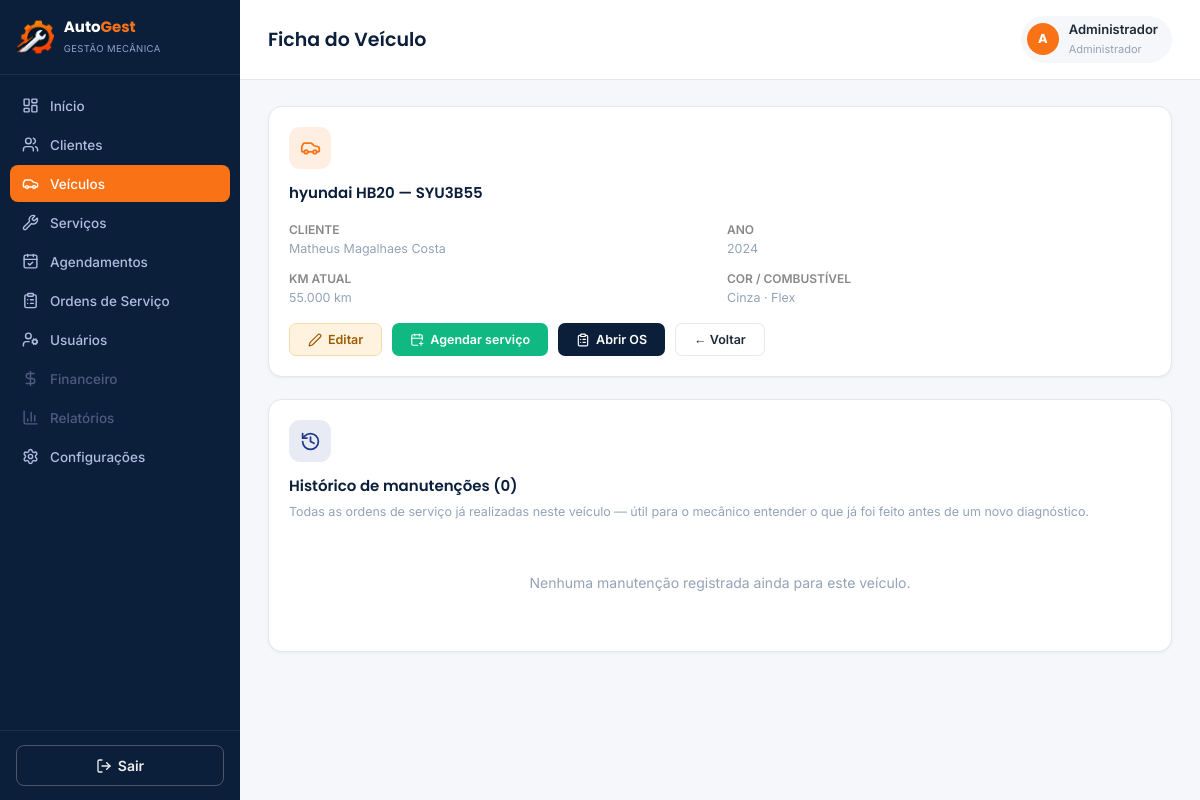
The app's page /veiculo_ver.php?id=1 (signed in) with its own data.
### tables this page shows
CREATE TABLE veiculos (
    id INTEGER PRIMARY KEY AUTOINCREMENT,
    cliente_id INTEGER NOT NULL,
    placa VARCHAR(8) NOT NULL,
    marca VARCHAR(60),
    modelo VARCHAR(60) NOT NULL,
    ano VARCHAR(4),
    km INTEGER DEFAULT 0,
    cor VARCHAR(40),
    combustivel VARCHAR(20) DEFAULT 'flex' CHECK (combustivel IN ('flex','gasolina','etanol','diesel','hibrido','eletrico')),
    criado_em TIMESTAMP DEFAULT CURRENT_TIMESTAMP,
    FOREIGN KEY (cliente_id) REFERENCES clientes(id) ON DELETE CASCADE
);

CREATE TABLE clientes (
    id INTEGER PRIMARY KEY AUTOINCREMENT,
    nome VARCHAR(150) NOT NULL,
    cpf_cnpj VARCHAR(20),
    telefone VARCHAR(20) NOT NULL,
    email VARCHAR(150),
    endereco VARCHAR(200),
    criado_em TIMESTAMP DEFAULT CURRENT_TIMESTAMP
);

### includes/repo.php (called while the page is built, shortened)
<?php
function buscarVeiculo(int $id)
{
    $pdo = Database::getConnection();
    $stmt = $pdo->prepare('SELECT v.*, c.nome AS cliente_nome FROM veiculos v JOIN clientes c ON c.id = v.cliente_id WHERE v.id = ?');
    $stmt->execute([$id]);
    return $stmt->fetch();
}
function baseSelectOS(): string
{
    return "SELECT os.*, c.nome AS cliente_nome, c.telefone AS cliente_telefone,
                   v.marca, v.modelo AS veiculo_modelo, v.placa AS veiculo_placa,
                   m.nome AS mecanico_nome
            FROM ordens_servico os
            JOIN clientes c ON c.id = os.cliente_id
            JOIN veiculos v ON v.id = os.veiculo_id
            LEFT JOIN usuarios m ON m.id = os.mecanico_id";
}
function listarOS(array $filtros = []): array
{
    $pdo = Database::getConnection();
    $sql = baseSelectOS();
    $cond = [];
    $params = [];
    if (!empty($filtros['veiculo_id']))  { $cond[] = 'os.veiculo_id = ?'; $params[] = $filtros['veiculo_id']; }
    if ($cond) $sql .= ' WHERE ' . implode(' AND ', $cond);
    $sql .= ' ORDER BY os.id DESC';
    $stmt = $pdo->prepare($sql);
    $stmt->execute($params);
    return $stmt->fetchAll();
}
function historicoOSDoVeiculo(int $veiculoId): array
{
    return listarOS(['veiculo_id' => $veiculoId]);
}

### veiculo_ver.php (the view, shortened to what this page needs)
<?php
require_once __DIR__ . '/includes/repo.php';
$id = (int) ($_GET['id'] ?? 0);
$veiculo = buscarVeiculo($id);
$historico = historicoOSDoVeiculo($id);
require __DIR__ . '/includes/header.php';
?>
<div class="cards-grid" style="grid-template-columns: 1fr; gap: 22px;">
    <div class="card">
        <div class="card-icon-wrap laranja"><i data-lucide="car"></i></div>
        <h3><?= htmlspecialchars($veiculo['marca'] ?: '') ?> <?= htmlspecialchars($veiculo['modelo']) ?> — <?= htmlspecialchars($veiculo['placa']) ?></h3>
        <div class="form-row" style="margin-top:14px;">
            <div><strong style="font-size:12px; color:#888;">CLIENTE</strong><p style="margin:2px 0 0;"><a href="cliente_ver.php?id=<?= $veiculo['cliente_id'] ?>"><?= htmlspecialchars($veiculo['cliente_nome']) ?></a></p></div>
            <div><strong style="font-size:12px; color:#888;">ANO</strong><p style="margin:2px 0 0;"><?= htmlspecialchars($veiculo['ano'] ?: '—') ?></p></div>
        </div>
        <div class="form-row" style="margin-top:8px;">
            <div><strong style="font-size:12px; color:#888;">KM ATUAL</strong><p style="margin:2px 0 0;"><?= number_format((int) $veiculo['km'], 0, ',', '.') ?> km</p></div>
            <div><strong style="font-size:12px; color:#888;">COR / COMBUSTÍVEL</strong><p style="margin:2px 0 0;"><?= htmlspecialchars($veiculo['cor'] ?: '—') ?> · <?= COMBUSTIVEIS[$veiculo['combustivel']] ?? $veiculo['combustivel'] ?></p></div>
        </div>
        <div style="margin-top:16px; display:flex; gap:10px; flex-wrap:wrap;">
            <?php if (in_array($_SESSION['user_perfil'], ['administrador', 'recepcionista'], true)): ?>
                <a href="veiculo_form.php?id=<?= $veiculo['id'] ?>" class="btn btn-yellow btn-sm" style="padding:8px 18px;"><i data-lucide="edit-2" class="icon"></i> Editar</a>
                <a href="agendamento_form.php?cliente_id=<?= $veiculo['cliente_id'] ?>&veiculo_id=<?= $veiculo['id'] ?>" class="btn btn-success btn-sm" style="padding:8px 18px;"><i data-lucide="calendar-plus" class="icon"></i> Agendar serviço</a>
                <a href="os_form.php?veiculo_id=<?= $veiculo['id'] ?>" class="btn btn-secondary btn-sm" style="padding:8px 18px;"><i data-lucide="clipboard-list" class="icon"></i> Abrir OS</a>
            <?php endif; ?>
            <a href="veiculos.php" class="btn btn-outline btn-sm" style="padding:8px 18px;">← Voltar</a>
        </div>
    </div>
    <div class="card">
        <div class="card-icon-wrap"><i data-lucide="history"></i></div>
        <h3>Histórico de manutenções (<?= count($historico) ?>)</h3>
        <p>Todas as ordens de serviço já realizadas neste veículo — útil para o mecânico entender o que já foi feito antes de um novo diagnóstico.</p>
        <?php if (empty($historico)): ?>
            <div class="empty-state">Nenhuma manutenção registrada ainda para este veículo.</div>
        <?php endif; ?>
    </div>
</div>
<?php require __DIR__ . '/includes/footer.php'; ?>

### assets/css/style.css (style rules this page uses)
:root { --azul-escuro: #0B1F3B; --azul-principal: #1E3A8A; --laranja: #F97316; --laranja-claro: #FB923C; --cinza-escuro: #1F2937; --branco: #FFFFFF; --cinza-claro: #E5E7EB; --cinza-medio: #94A3B8; --verde-sucesso: #10B981; --vermelho-erro: #EF4444; --fundo-suave: #F5F7FA; --fonte-titulos: 'Poppins', sans-serif; --fonte-texto: 'Inter', sans-serif; }
* { box-sizing: border-box; }
body { margin: 0; font-family: var(--fonte-texto); font-weight: 400; background: var(--fundo-suave); color: var(--cinza-escuro); }
a { color: inherit; text-decoration: none; }
h1, h2, h3, .fonte-titulo { font-family: var(--fonte-titulos); }
.btn { display: inline-flex; align-items: center; justify-content: center; gap: 6px; border: none; border-radius: 8px; padding: 11px 18px; font-size: 14px; font-weight: 600; font-family: var(--fonte-texto); cursor: pointer; text-align: center; transition: filter .12s, transform .05s; }
.btn svg, .btn .icon { width: 16px; height: 16px; flex-shrink: 0; }
.btn-secondary { background: var(--azul-escuro); color: var(--branco); }
.btn-success { background: var(--verde-sucesso); color: var(--branco); }
.btn-outline { background: var(--branco); border: 1.5px solid var(--cinza-claro); color: var(--cinza-escuro); }
.btn-sm { padding: 6px 13px; font-size: 12.5px; border-radius: 7px; }
.btn-sm svg, .btn-sm .icon { width: 14px; height: 14px; }
.btn-yellow { background: #fff3e0; color: #9a5b00; border: 1px solid #f7d9ad; }
.cards-grid { display: grid; grid-template-columns: repeat(auto-fit, minmax(220px, 1fr)); gap: 18px; }
.card { background: var(--branco); border-radius: 14px; padding: 20px; border: 1px solid var(--cinza-claro); box-shadow: 0 1px 3px rgba(11,31,59,0.05); }
.card .card-icon-wrap { width: 42px; height: 42px; border-radius: 11px; display: flex; align-items: center; justify-content: center; background: rgba(30,58,138,0.1); color: var(--azul-principal); margin-bottom: 12px; }
.card .card-icon-wrap svg { width: 21px; height: 21px; }
.card .card-icon-wrap.laranja { background: rgba(249,115,22,0.12); color: var(--laranja); }
.card h3 { margin: 0 0 6px; font-size: 15px; font-weight: 600; color: var(--azul-escuro); }
.card p { margin: 0 0 12px; font-size: 12.5px; color: var(--cinza-medio); line-height: 1.5; }
.form-row { display: grid; grid-template-columns: 1fr 1fr; gap: 14px; }
.empty-state { text-align: center; padding: 40px 20px; color: var(--cinza-medio); font-size: 14px; }
.icon { width: 16px; height: 16px; vertical-align: -3px; stroke-width: 2; }

### records on screen
veiculos: marca "hyundai", modelo "HB20", placa "SYU3B55", cliente.nome "Matheus Magalhaes Costa", ano "2024", km "55.000", cor "Cinza", combustivel "Flex"

### other values on screen
$tituloPagina "Ficha do Veículo"
$iniciais ?: '?' "A"
$_SESSION['user_nome'] "Administrador"
nomePerfil($perfilAtual) "Administrador"
count($historico) "0"
